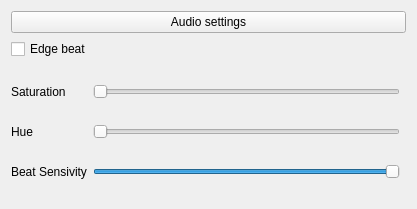
<?xml version="1.0" encoding="UTF-8"?>
<ui version="4.0">
 <class>AudioStar</class>
 <widget class="QWidget" name="AudioStar">
  <property name="geometry">
   <rect>
    <x>0</x>
    <y>0</y>
    <width>417</width>
    <height>209</height>
   </rect>
  </property>
  <layout class="QGridLayout" name="gridLayout" columnstretch="0,0">
   <item row="2" column="0">
    <widget class="QFrame" name="edge_beatFrame">
     <property name="frameShape">
      <enum>QFrame::NoFrame</enum>
     </property>
     <property name="frameShadow">
      <enum>QFrame::Raised</enum>
     </property>
     <layout class="QGridLayout" name="gridLayout_2">
      <property name="leftMargin">
       <number>0</number>
      </property>
      <property name="topMargin">
       <number>0</number>
      </property>
      <property name="rightMargin">
       <number>0</number>
      </property>
      <property name="bottomMargin">
       <number>0</number>
      </property>
      <item row="0" column="0">
       <widget class="QLabel" name="edge_beat_saturation_label">
        <property name="text">
         <string>Saturation</string>
        </property>
       </widget>
      </item>
      <item row="0" column="1">
       <widget class="QTooltipedSlider" name="edge_beat_saturation">
        <property name="maximum">
         <number>255</number>
        </property>
        <property name="orientation">
         <enum>Qt::Horizontal</enum>
        </property>
       </widget>
      </item>
      <item row="1" column="0">
       <widget class="QLabel" name="edge_beat_hue_label">
        <property name="text">
         <string>Hue</string>
        </property>
       </widget>
      </item>
      <item row="1" column="1">
       <widget class="QTooltipedSlider" name="edge_beat_hue">
        <property name="maximum">
         <number>359</number>
        </property>
        <property name="orientation">
         <enum>Qt::Horizontal</enum>
        </property>
       </widget>
      </item>
      <item row="2" column="0">
       <widget class="QLabel" name="edge_beat_sensivity_label">
        <property name="text">
         <string>Beat Sensivity</string>
        </property>
       </widget>
      </item>
      <item row="2" column="1">
       <widget class="QTooltipedSlider" name="edge_beat_sensivity">
        <property name="maximum">
         <number>100</number>
        </property>
        <property name="value">
         <number>100</number>
        </property>
        <property name="orientation">
         <enum>Qt::Horizontal</enum>
        </property>
       </widget>
      </item>
     </layout>
    </widget>
   </item>
   <item row="0" column="0" colspan="2">
    <widget class="QPushButton" name="audio_settings">
     <property name="text">
      <string>Audio settings</string>
     </property>
    </widget>
   </item>
   <item row="1" column="0">
    <widget class="QCheckBox" name="edge_beat">
     <property name="text">
      <string>Edge beat</string>
     </property>
     <property name="checked">
      <bool>false</bool>
     </property>
    </widget>
   </item>
  </layout>
 </widget>
 <customwidgets>
  <customwidget>
   <class>QTooltipedSlider</class>
   <extends>QSlider</extends>
   <header location="global">QTooltipedSlider.h</header>
  </customwidget>
 </customwidgets>
 <resources/>
 <connections/>
</ui>
